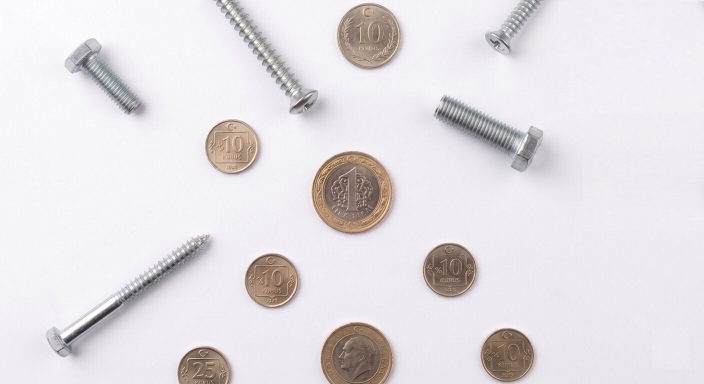
#> input picture nesneler1.jpg, 1407 x 768 px (shown at 1/2 size)
$ python proje.py
#> lines starting #> are read from the running program, lines starting #| are printed output that depends on the picture; after the words box and inside, x2 and y2 are one past the last pixel; in counts of white or black regions, pixels touching at a corner belong together
import cv2
import numpy as np

# 1. Görüntüyü Oku ve Boyutlarını Al
image = cv2.imread('nesneler1.jpg')
#> image is the input picture: shape (768, 1407, 3); mean B, G, R 226.8, 223.3, 227.4
gray = cv2.cvtColor(image, cv2.COLOR_BGR2GRAY)
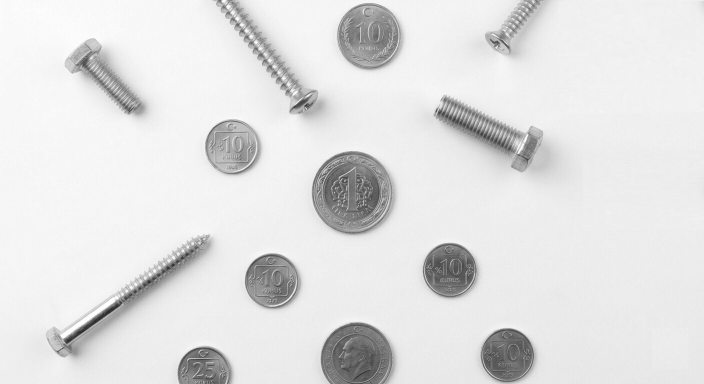
#> gray: shape (768, 1407) (shown at 1/2 size); min 32, max 255, mean 224.9
yukseklik, genislik = image.shape[:2]
#> yukseklik = 768; genislik = 1407

# 2. Bulanıklaştırma (Gürültü engelleme)
blurred = cv2.GaussianBlur(gray, (5, 5), 0)

# 3. EŞİKLEME (Siyah-Beyaz Maske Oluşturma)
# Otsu algoritması ile ışığı otomatik ayarlar
ret, thresh = cv2.threshold(blurred, 0, 255, cv2.THRESH_BINARY_INV + cv2.THRESH_OTSU)
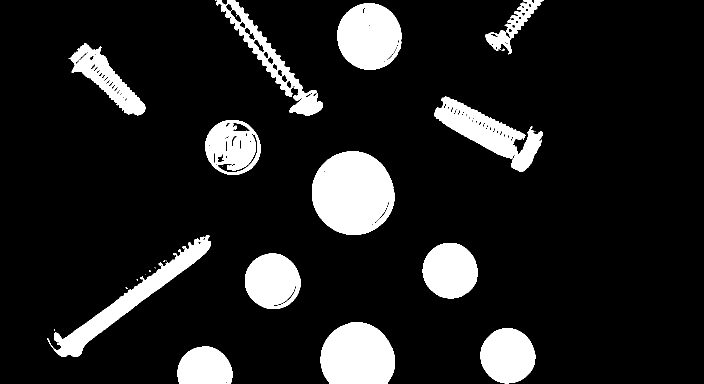
#> thresh: shape (768, 1407) (shown at 1/2 size); 12.7% white; 26 white regions (12 under 20 px), largest, box (x1, y1, x2, y2) and area: (624, 302, 789, 470) 21535, (641, 645, 790, 768) 15291, (675, 7, 803, 140) 13346
#> ret = 187

# 4. MORFOLOJİK İŞLEMLER (Temizlik)
kernel = np.ones((5, 5), np.uint8)
opening = cv2.morphologyEx(thresh, cv2.MORPH_OPEN, kernel, iterations=1)
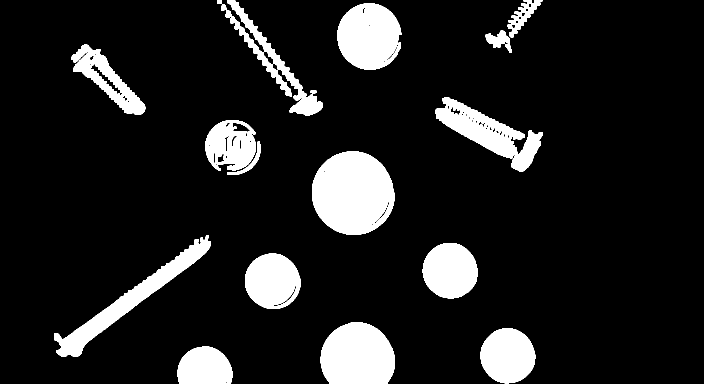
#> opening: shape (768, 1407) (shown at 1/2 size); 12.5% white; 18 white regions, largest, box (x1, y1, x2, y2) and area: (624, 302, 789, 470) 21532, (641, 645, 790, 768) 15291, (675, 7, 803, 140) 13279
closing = cv2.morphologyEx(opening, cv2.MORPH_CLOSE, kernel, iterations=2)
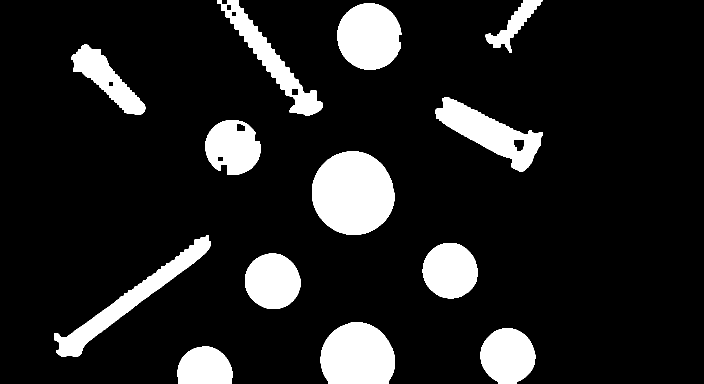
#> closing: shape (768, 1407) (shown at 1/2 size); 13% white; 13 white regions

# 5. NESNE BULMA
contours, hierarchy = cv2.findContours(closing, cv2.RETR_EXTERNAL, cv2.CHAIN_APPROX_SIMPLE)
#> contours = 13 contours; largest, box (x1, y1, x2, y2) and area: (624, 302, 789, 470) 21436, (641, 645, 790, 768) 15091, (675, 7, 803, 140) 13228, (870, 194, 1085, 343) 12393, (108, 471, 422, 714) 11900

nesne_sayisi = 0

for cnt in contours:
    alan = cv2.contourArea(cnt)
    x, y, w, h = cv2.boundingRect(cnt)

    # --- ÜÇLÜ FİLTRELEME SİSTEMİ ---

    # A) ALAN FİLTRESİ: Çok küçük tozları ve kağıdın tamamını eler.
    if 1000 < alan < 150000:

        # B) KALINLIK FİLTRESİ: İnce gölge çizgilerini eler.
        if w > 35 and h > 35:

            # C) KENAR (ÖLÜ BÖLGE) FİLTRESİ:
            # Nesne sağ kenara çok yakınsa (gölge bölgesi) onu sayma.
            if (x + w) < (genislik - 150):
                nesne_sayisi += 1
                cv2.rectangle(image, (x, y), (x+w, y+h), (0, 255, 0), 2)
#> this loop made 13 passes
#> (alan, x, y, w, h) on passes 1 to 12: (6742, 355, 693, 110, 75), (9386.5, 961, 656, 110, 112), (15091, 641, 645, 149, 123), (9520, 490, 507, 111, 111), (9444, 845, 486, 111, 111), (11899.5, 108, 471, 314, 243), (21435.5, 624, 302, 165, 168), (9075, 411, 240, 110, 110), (12393, 870, 194, 215, 149), (7497, 142, 88, 149, 142), (13227.5, 675, 7, 128, 133), (3273, 971, 0, 114, 106)
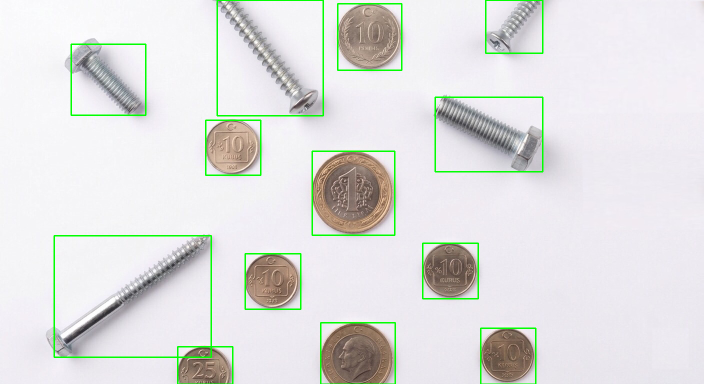
#> image: shape (768, 1407, 3) (shown at 1/2 size); 2.01% of pixels changed, all inside (x1, y1, x2, y2) = (107, 0, 1087, 768)
#> after the loop, nesne_sayisi = 13

# Sonucu ekrana yazdır
cv2.putText(image, f'Bulunan Nesne: {nesne_sayisi}', (15, 30), cv2.FONT_HERSHEY_SIMPLEX, 0.7, (0, 0, 255), 2)
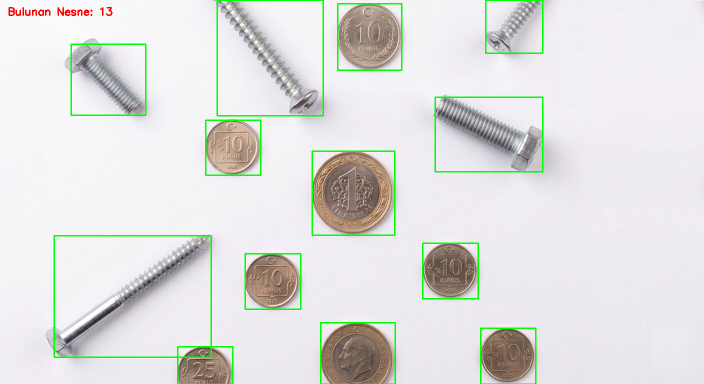
#> image: shape (768, 1407, 3) (shown at 1/2 size); 0.13% of pixels changed, all inside (x1, y1, x2, y2) = (17, 14, 225, 32)

# 6. GÖRÜNTÜLEME
cv2.imshow('1- Esikleme Maskesi', thresh)
cv2.imshow('2- Temizlenmis Maske', closing)
cv2.imshow('3- Final Sonuc', image)

cv2.waitKey(0)
cv2.destroyAllWindows()

$ run again, with nesneler.jpg copied over nesneler1.jpg
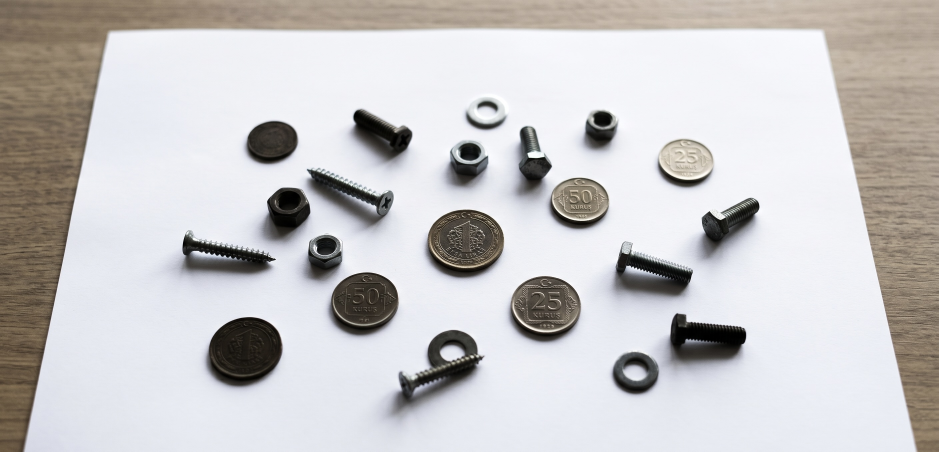
#> input picture nesneler.jpg, 2816 x 1354 px (shown at 1/3 size)
#> image is the input picture: shape (1354, 2816, 3); mean B, G, R 197.5, 197.2, 199.1
#> `ret, thresh = cv2.threshold(blurred, 0, 255, cv2.THRESH_BINARY_INV + c..`:
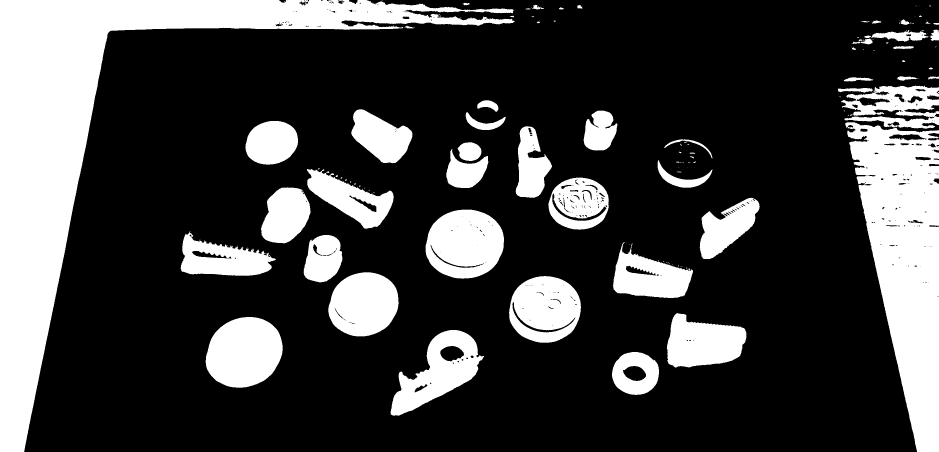
#> thresh: shape (1354, 2816) (shown at 1/3 size); 25.7% white; 147 white regions (83 under 20 px), largest, box (x1, y1, x2, y2) and area: (0, 0, 1544, 1354) 365278, (2536, 367, 2816, 1354) 161700, (617, 951, 848, 1163) 38178
#> ret = 166
#> opening: shape (1354, 2816); 25.6% white; 57 white regions, largest, box (x1, y1, x2, y2) and area: (0, 0, 1541, 1354) 363140, (2536, 367, 2816, 1354) 161247, (617, 951, 848, 1163) 38178
#> closing: shape (1354, 2816); 26.1% white; 42 white regions
#> contours = 42 contours; largest, box (x1, y1, x2, y2) and area: (0, 0, 1541, 1354) 363618, (2514, 258, 2816, 1354) 197438, (1277, 629, 1512, 836) 38351, (617, 951, 848, 1163) 37863, (1172, 990, 1449, 1247) 34435
#> the loop `for cnt in contours:` made 42 passes
#> (alan, x, y, w, h) on passes 1 to 8: (14127.5, 1836, 1056, 141, 129), (34435, 1172, 990, 277, 257), (37863, 617, 951, 231, 212), (27619.5, 2001, 940, 238, 162), (33836.5, 1528, 828, 215, 200), (31493, 985, 817, 211, 192), (23325, 1840, 750, 239, 144), (12543, 912, 705, 115, 142)
#> after the loop `for cnt in contours:`:
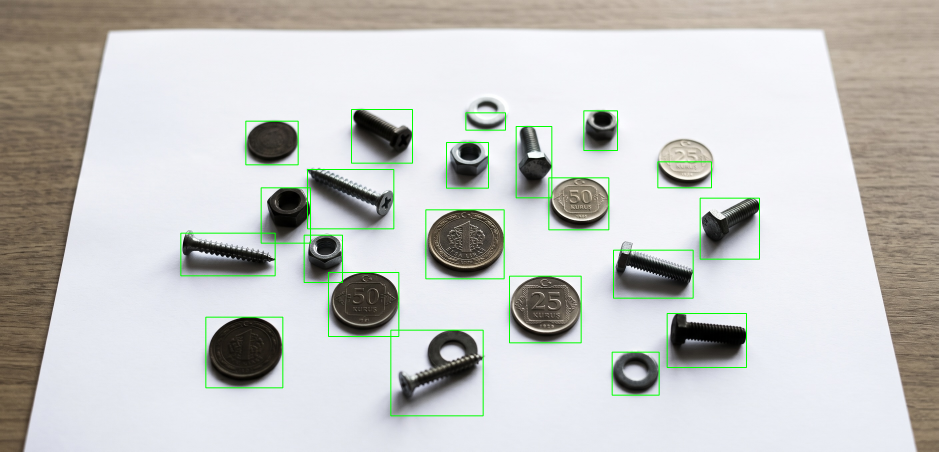
#> image: shape (1354, 2816, 3) (shown at 1/3 size); 1.14% of pixels changed, all inside (x1, y1, x2, y2) = (541, 327, 2280, 1249)
#> after the loop `for cnt in contours:`: nesne_sayisi = 21
